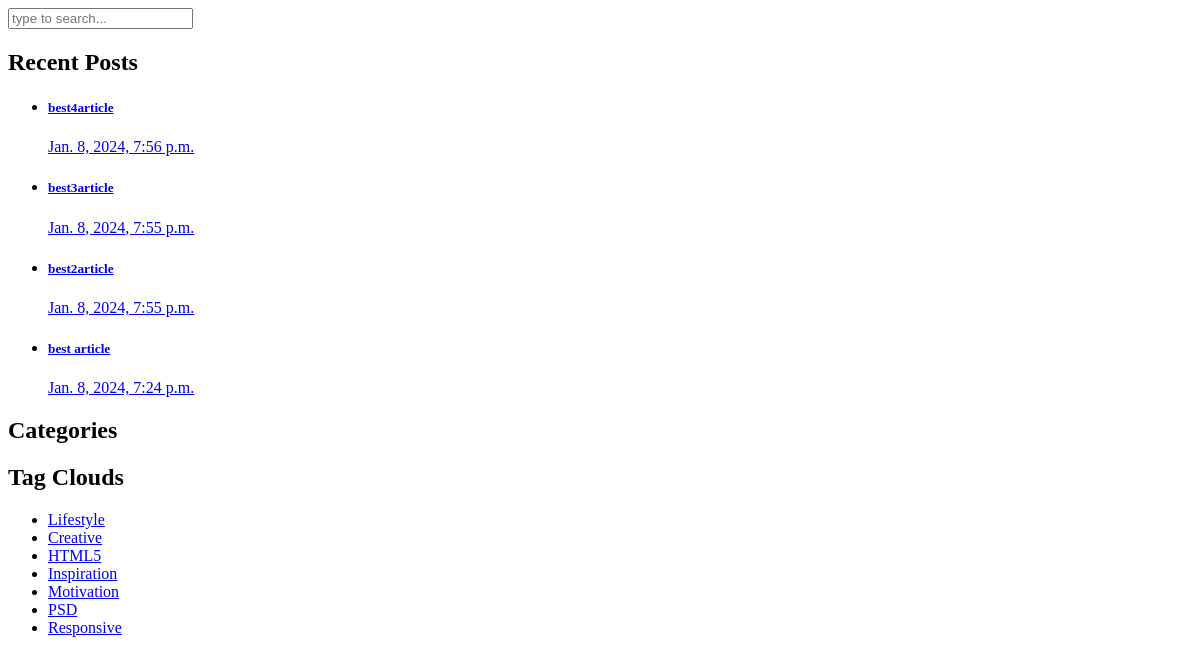
The page /sidebar on the database as committed earlier.
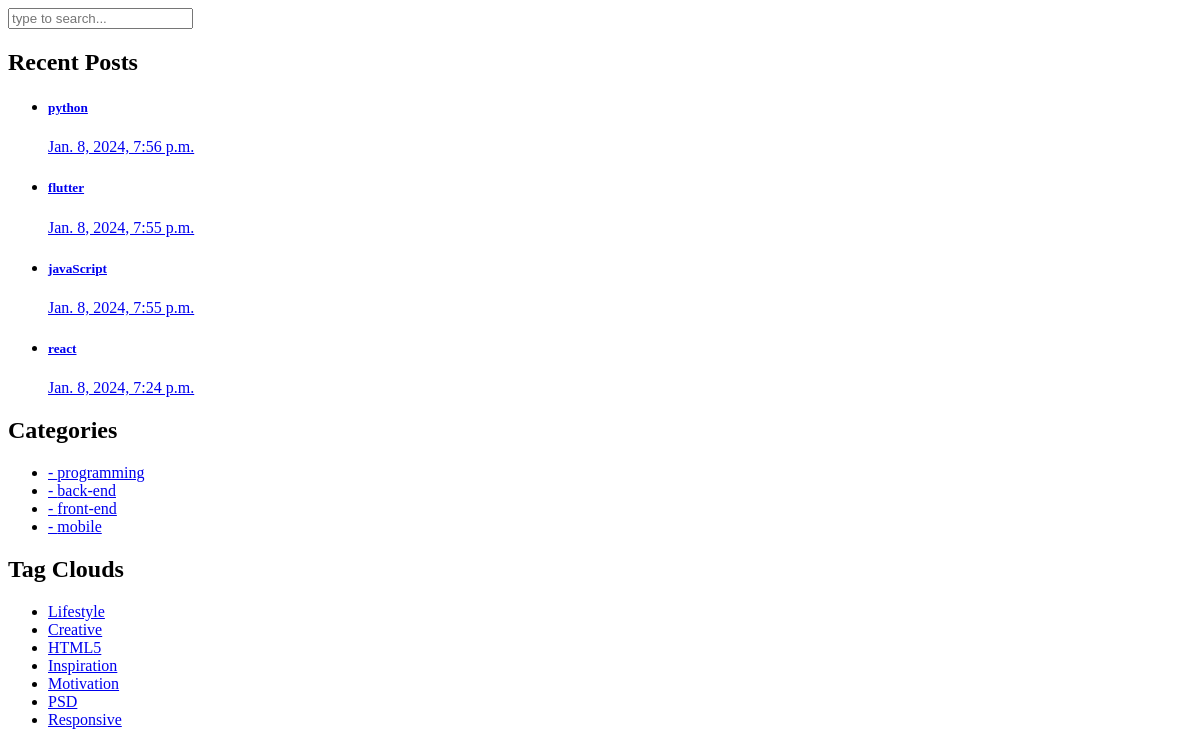
The same page on the database as committed later.
### blog/models.py (models this page shows, shortened)
class Article(models.Model):
    id = models.AutoField(primary_key=True)
    auther = models.ForeignKey(User, on_delete=models.CASCADE)
    category = models.ManyToManyField(Category, related_name="articles")
    title = models.CharField(max_length=70)
    body = models.TextField()
    image = models.ImageField(upload_to="images/article")
    created = models.DateTimeField(auto_now_add=True)
    updated = models.DateTimeField(auto_now=True)
    status = models.BooleanField(default=True)
    slug = models.SlugField(blank=True, unique=True)
    objects = ArticleManager()
    class Meta:
        ordering = ("-created",)

class Category(models.Model):
    title = models.CharField(max_length=100)

### home_app/views.py (the view)
# urls.py: path('sidebar', views.sidebar, name="sidebar"), # for test
def sidebar(request):
    data = {'name':'esmaeil'}
    return render(request, 'includes/sidebar.html', context=data)

### context_processors/context_processor.py (called while the page is built)
def recent_articles(request):
    recent_articles = Article.objects.order_by('-created')
    categories = Category.objects.all()
    return {'recent_articles': recent_articles, 'categories': categories}

### templates/includes/sidebar.html
{% load static %}
<div class="col-lg-4">
    <div class="sidebar">
        <div class="row">
            <div class="col-lg-12">
                <div class="sidebar-item search">
                    <form id="search_form" name="gs" method="GET" action="{% url "blog:search_articles" %}">
                        <input type="text" name="q" class="searchText" placeholder="type to search..."
                               autocomplete="on">
                    </form>
                </div>
            </div>
            <div class="col-lg-12">
                <div class="sidebar-item recent-posts">
                    <div class="sidebar-heading">
                        <h2>Recent Posts</h2>
                    </div>
                    <div class="content">
                        <ul>
                          {% for article in recent_articles %}
                              <li><a href="post-details.html">
                                <h5>{{ article.title }}</h5>
                                <span>{{ article.created }}</span>
                            </a></li>
                          {% endfor %}
                        </ul>
                    </div>
                </div>
            </div>
            <div class="col-lg-12">
                <div class="sidebar-item categories">
                    <div class="sidebar-heading">
                        <h2>Categories</h2>
                    </div>
                    <div class="content">
                        <ul>
                            {% for category in categories %}
                            <li><a href="{% url 'blog:category_detail' category.id %}">- {{ category.title }} </a></li>
                            {% endfor %}
                        </ul>
                    </div>
                </div>
            </div>
            <div class="col-lg-12">
                <div class="sidebar-item tags">
                    <div class="sidebar-heading">
                        <h2>Tag Clouds</h2>
                    </div>
                    <div class="content">
                        <ul>
                            <li><a href="#">Lifestyle</a></li>
                            <li><a href="#">Creative</a></li>
                            <li><a href="#">HTML5</a></li>
                            <li><a href="#">Inspiration</a></li>
                            <li><a href="#">Motivation</a></li>
                            <li><a href="#">PSD</a></li>
                            <li><a href="#">Responsive</a></li>
                        </ul>
                    </div>
                </div>
            </div>
        </div>
    </div>
</div>

Rows that differ between the two databases and show on the page:
changed Article: title "best4article" → "python"
changed Article: title "best3article" → "flutter"
changed Article: title "best2article" → "javaScript"
changed Article: title "best article" → "react"
added Category: title "programming"
added Category: title "back-end"
added Category: title "front-end"
added Category: title "mobile"
